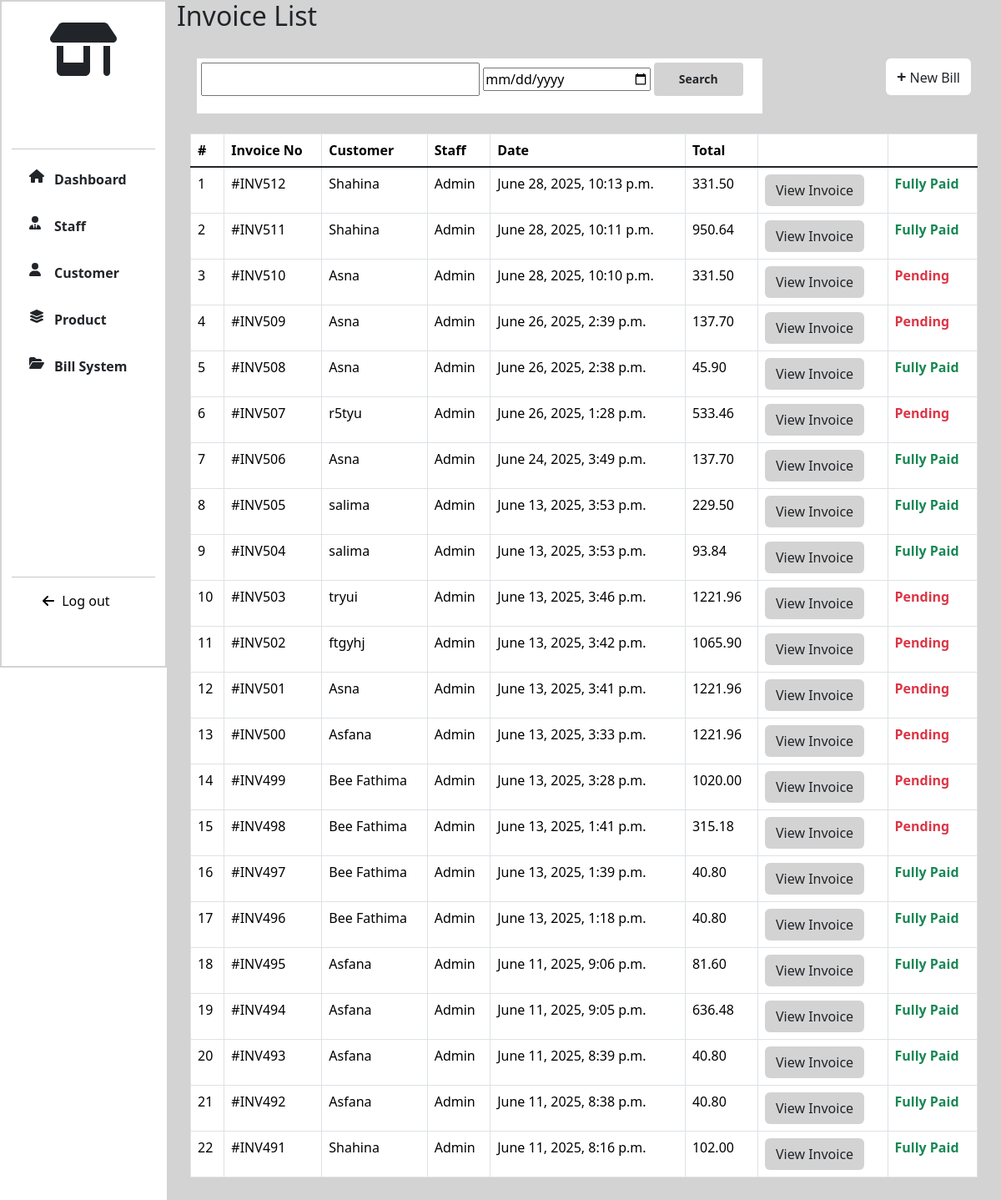
Screenshot of /BILLING/ (signed in) with the database file from the repository.
### BILLING/models.py (models this page shows, shortened)
class Invoice(models.Model):
    customer=models.ForeignKey(Customer,on_delete=models.CASCADE)
    staff=models.ForeignKey(User,on_delete=models.CASCADE)
    date=models.DateTimeField(auto_now_add=True)
    gst_percentage=models.IntegerField(default=2)
    gst=models.DecimalField(max_digits=5,decimal_places=2,default=0.00)
    total = models.DecimalField(max_digits=15,decimal_places=2,default=0)
    grand_total=models.DecimalField(max_digits=15,default=0,decimal_places=2)
    amount_paid=models.DecimalField(max_digits=10,decimal_places=2,default=0.00)
    amount_due=models.DecimalField(max_digits=10,decimal_places=2,default=0.00)

### CUSTOMER/models.py (models this page shows, shortened)
class Customer(models.Model):
    fullname=models.CharField(max_length=255)
    phone=models.IntegerField(unique=True)
    address=models.TextField()
    wallet=models.DecimalField(max_digits=10,decimal_places=2,default=0.00)
    credit_limit = models.DecimalField(max_digits=10, decimal_places=2, default=Decimal('1000.00'))

### BILLING/views.py (the view)
# urls.py: path('',views.invoices,name="invoices"),
@login_required
def invoices(request):
    if 'phone' in request.session:
        del request.session['phone']
    if request.method == "GET":
        search=request.GET.get("search")
        date=request.GET.get("date")
        invoices=Invoice.objects.all().order_by('-id')
        if search:
            invoices=Invoice.objects.filter(Q(customer__fullname__icontains=search)|Q(id__icontains=search)|Q(grand_total__icontains=search))
        elif date:
            invoices=Invoice.objects.filter(date__date=date)
        else:
            invoices=Invoice.objects.all().order_by('-id')
    return render(request,"invoices.html",locals())

### Templates/invoices.html (shortened to what this page needs)
{% extends 'extends.html' %}
{% load static %}
{% block link %}
<link rel="stylesheet" href="{% static '/CSS/product.css' %}">
{% endblock %}
{% block content %}
<div class="col-lg-10 col-md-9 col-sm-9 page-col">
   <h2>Invoice List</h2>
   <div class="add-product">
    <div class="row" style="height: auto;">
        <div class="col-lg-9">
          <div class="search-div p-4">
                <div class="search-content">
                <form action="{% url 'invoices' %}" method="get" style="width: 100%;">
                    <input type="text" class="search-input" name="search" style="width: 50%;" autocomplete="off">
                    <input type="date" name="date" style="width: 30%;">
                    <button type="submit" class="btn btn-product search-btn btn-sm" style="width: 16%;padding: 0px;">Search</button>
                  </form>
                </div>
          </div>
        </div>
        <div class="col-lg-3">
            <div class="button p-4">
                <a href="{% url 'create_invoice' %}" class="btn btn-add-product"><strong class="add-icon">+</strong> New Bill</a>
            </div>
        </div>
    </div>
   </div>
   {% if invoices %}
    <div class="table-div">
        <div class="table-responsive" >
        <table class="table table-hover table-bordered">
            <thead>
                <tr>
                    <th scope="col">#</th>
                    <th scope="col">Invoice No</th>
                    <th scope="col">Customer</th>
                    <th scope="col">Staff</th>
                    <th scope="col">Date</th>
                    <th scope="col">Total</th>
                    <th scope="col"></th>
                    <th scope="col"></th>
                </tr>
                </thead>
                <tbody class="table-group-divider">
                {% for invoice in invoices %}
                    <tr>
                        <td class="text-nowrap">{{ forloop.counter }}</td>
                        <td class="text-nowrap">#INV{{ invoice.id }}</td>
                        <td class="text-nowrap">{{ invoice.customer.fullname }}</td>
                        <td class="text-nowrap">{% if not invoice.staff.first_name %}Admin{% else %}{{ invoice.staff.first_name }} {{ invoice.staff.last_name }}{% endif %}</td>
                        <td class="text-nowrap">{{ invoice.date }}</td>
                        <td class="text-nowrap">{{ invoice.grand_total }}</td>
                        <td class="text-nowrap"><a href="{% url 'view_invoice' invoice.id %}" class="btn btn-product">View Invoice</a></td>
                        <td class="text-nowrap">{% if invoice.amount_due == 0 or invoice.amount_due > 0 %}<span class="text-success fw-bold">Fully Paid</span>
                            {% else %}<span class="text-danger fw-bold">Pending</span>{% endif %}</td>
                    </tr>
                {% endfor %}
                </tbody>
        </table>
        </div>
    </div>
   {% else %}
    <div class="else">
            <div class="p-4 text-center text-box">
            <h4>No Invoice found!</h4>
            </div>
    </div>
   {% endif %}
</div>
{% endblock %}

### static/CSS/index.css (style rules this page uses)
body { margin: 0px; padding: 0px; box-sizing: border-box; }

### static/CSS/dashboard.css (style rules this page uses)
.table-responsive { width: 100%; overflow-x: auto; }
.row { height: 100vh; }
.page-col { background-color: lightgray; margin-left: auto; }
.table-div { padding: 4rem 1rem; }

### static/CSS/product.css (style rules this page uses)
.add-product .button { text-align:right; }
.btn-add-product { background-color:#fff !important; }
.add-icon { font-size:20px; }
.table-div { padding-top:0px; }
.btn-product { background-color:lightgray !important; }
.table-responsive { width: 100%; overflow-x: auto; }
.search-content { background-color: #fff; padding: 5px; }
.search-content .search-input { width: 63%; height: 5vh; }
.search-btn { font-size: 14px; font-weight: bold; width: 18%; height: 5vh; margin-top: -5px; }

### rows the page displays
Invoice: id "512", customer.fullname "Shahina", shows "Admin", date "June 28, 2025, 10:13 p.m.", grand_total "331.50", amount_due "Fully Paid"
Invoice: id "511", customer.fullname "Shahina", shows "Admin", date "June 28, 2025, 10:11 p.m.", grand_total "950.64", amount_due "Fully Paid"
Invoice: id "510", customer.fullname "Asna", shows "Admin", date "June 28, 2025, 10:10 p.m.", grand_total "331.50", amount_due "Pending"
Invoice: id "509", customer.fullname "Asna", shows "Admin", date "June 26, 2025, 2:39 p.m.", grand_total "137.70", amount_due "Pending"
Invoice: id "508", customer.fullname "Asna", shows "Admin", date "June 26, 2025, 2:38 p.m.", grand_total "45.90", amount_due "Fully Paid"
Invoice: id "507", customer.fullname "r5tyu", shows "Admin", date "June 26, 2025, 1:28 p.m.", grand_total "533.46", amount_due "Pending"
Invoice: id "506", customer.fullname "Asna", shows "Admin", date "June 24, 2025, 3:49 p.m.", grand_total "137.70", amount_due "Fully Paid"
Invoice: id "505", customer.fullname "salima", shows "Admin", date "June 13, 2025, 3:53 p.m.", grand_total "229.50", amount_due "Fully Paid"
Invoice: id "504", customer.fullname "salima", shows "Admin", date "June 13, 2025, 3:53 p.m.", grand_total "93.84", amount_due "Fully Paid"
Invoice: id "503", customer.fullname "tryui", shows "Admin", date "June 13, 2025, 3:46 p.m.", grand_total "1221.96", amount_due "Pending"
Invoice: id "502", customer.fullname "ftgyhj", shows "Admin", date "June 13, 2025, 3:42 p.m.", grand_total "1065.90", amount_due "Pending"
Invoice: id "501", customer.fullname "Asna", shows "Admin", date "June 13, 2025, 3:41 p.m.", grand_total "1221.96", amount_due "Pending"
Invoice: id "500", customer.fullname "Asfana", shows "Admin", date "June 13, 2025, 3:33 p.m.", grand_total "1221.96", amount_due "Pending"
Invoice: id "499", customer.fullname "Bee Fathima", shows "Admin", date "June 13, 2025, 3:28 p.m.", grand_total "1020.00", amount_due "Pending"
Invoice: id "498", customer.fullname "Bee Fathima", shows "Admin", date "June 13, 2025, 1:41 p.m.", grand_total "315.18", amount_due "Pending"
Invoice: id "497", customer.fullname "Bee Fathima", shows "Admin", date "June 13, 2025, 1:39 p.m.", grand_total "40.80", amount_due "Fully Paid"
Invoice: id "496", customer.fullname "Bee Fathima", shows "Admin", date "June 13, 2025, 1:18 p.m.", grand_total "40.80", amount_due "Fully Paid"
Invoice: id "495", customer.fullname "Asfana", shows "Admin", date "June 11, 2025, 9:06 p.m.", grand_total "81.60", amount_due "Fully Paid"
Invoice: id "494", customer.fullname "Asfana", shows "Admin", date "June 11, 2025, 9:05 p.m.", grand_total "636.48", amount_due "Fully Paid"
Invoice: id "493", customer.fullname "Asfana", shows "Admin", date "June 11, 2025, 8:39 p.m.", grand_total "40.80", amount_due "Fully Paid"
Invoice: id "492", customer.fullname "Asfana", shows "Admin", date "June 11, 2025, 8:38 p.m.", grand_total "40.80", amount_due "Fully Paid"
Invoice: id "491", customer.fullname "Shahina", shows "Admin", date "June 11, 2025, 8:16 p.m.", grand_total "102.00", amount_due "Fully Paid"
